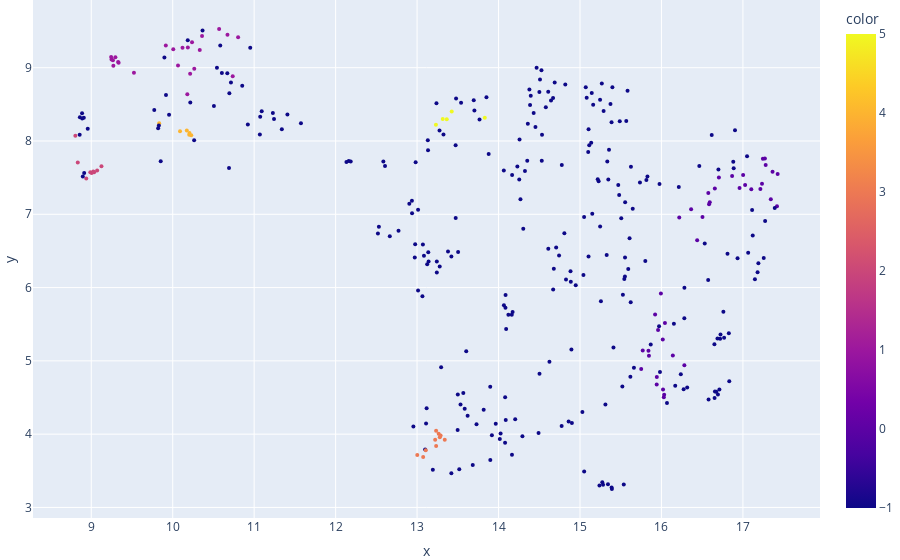

Write notebook code for a chart like this one.
### Code cell
model = DBSCAN(metric='cosine',eps=.3,min_samples=5)
dbs,fig = cluster_plot(model)
fig

### Figure 1 — Plotly figure (JSON) as saved in the notebook; plotly's stock layout.template omitted (floating-point values rounded to 4 significant figures; data arrays with more than 128 entries replaced by an {"elided": "..."} marker saying what was removed)
{"data": [{"customdata": {"elided": "362x1 str values"}, "hovertemplate": "x=%{x}<br>y=%{y}<br>b=%{customdata[0]}<br>color=%{marker.color}<extra></extra>", "legendgroup": "", "marker": {"color": {"elided": "362 int values"}, "coloraxis": "coloraxis", "size": 4, "symbol": "circle"}, "mode": "markers", "name": "", "orientation": "v", "showlegend": false, "type": "scatter", "x": {"elided": "362 float values"}, "xaxis": "x", "y": {"elided": "362 float values"}, "yaxis": "y"}], "layout": {"coloraxis": {"colorbar": {"title": {"text": "color"}}, "colorscale": [[0, "#0d0887"], [0.1111, "#46039f"], [0.2222, "#7201a8"], [0.3333, "#9c179e"], [0.4444, "#bd3786"], [0.5556, "#d8576b"], [0.6667, "#ed7953"], [0.7778, "#fb9f3a"], [0.8889, "#fdca26"], [1, "#f0f921"]]}, "hoverlabel": {"bgcolor": "black", "font": {"size": 12}}, "legend": {"tracegroupgap": 0}, "margin": {"b": 0, "l": 0, "r": 0, "t": 0}, "xaxis": {"anchor": "y", "domain": [0, 1], "title": {"text": "x"}}, "yaxis": {"anchor": "x", "domain": [0, 1], "title": {"text": "y"}}}}
